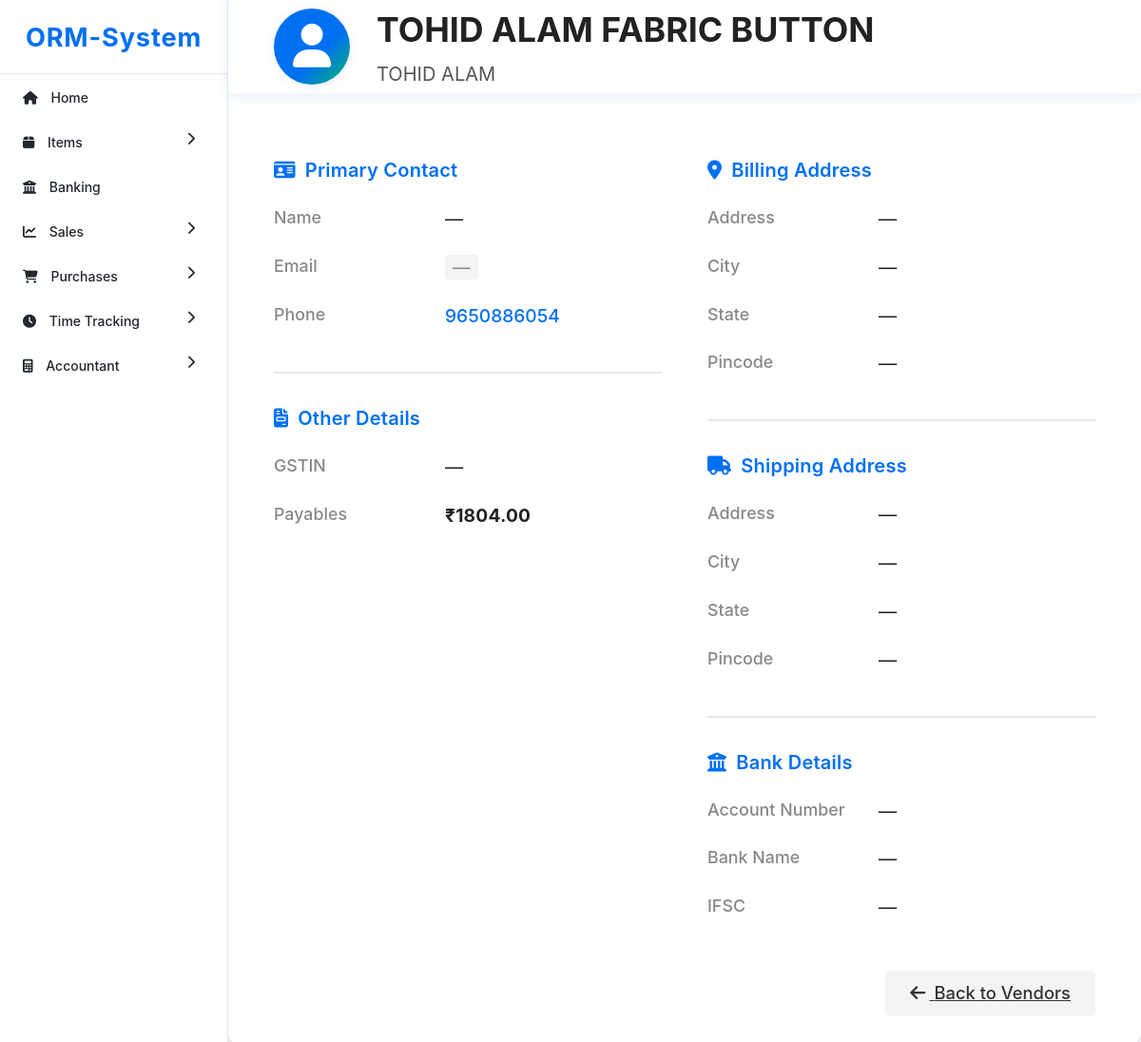
/vendors/1/, run on the app's committed database.
### dashboard/models.py (models this page shows, shortened)
class Vendor(models.Model):
    name = models.CharField(max_length=255)
    company_name = models.CharField(max_length=255)
    email = models.CharField(max_length=50, null=True, blank=True)
    phone = models.CharField(max_length=15, null=True, blank=True)
    state = models.CharField(max_length=20)
    payables = models.IntegerField()
    address = models.TextField(null=True, blank=True)
    primary_contact = models.CharField(max_length=255, null=True, blank=True)
    gstin = models.CharField(max_length=30, null=True, blank=True)
    billing_address = models.TextField(null=True, blank=True)
    billing_city = models.CharField(max_length=100, null=True, blank=True)
    billing_state = models.CharField(max_length=100, null=True, blank=True)
    billing_zip = models.CharField(max_length=20, null=True, blank=True)
    shipping_address = models.TextField(null=True, blank=True)
    shipping_city = models.CharField(max_length=100, null=True, blank=True)
    shipping_state = models.CharField(max_length=100, null=True, blank=True)
    shipping_zip = models.CharField(max_length=20, null=True, blank=True)
    bank_account_number = models.CharField(max_length=50, null=True, blank=True)
    bank_ifsc = models.CharField(max_length=20, null=True, blank=True)
    bank_name = models.CharField(max_length=100, null=True, blank=True)

### dashboard/views.py (the view)
# urls.py: path('vendors/<int:vendor_id>/', views.vendor_detail, name='vendor_detail'),  # Vendor detail page
def vendor_detail(request, vendor_id):
    vendor = get_object_or_404(Vendor, id=vendor_id)
    return render(request, 'dashboard/vendor_detail.html', {'vendor': vendor})

### dashboard/templates/dashboard/vendor_detail.html (shortened to what this page needs)
{% extends 'dashboard/base.html' %}
{% block main_content %}
<div class="vendor-detail-fixed">
    <div class="vendor-header-fixed">
        <div class="vendor-header-inner">
            <div class="vendor-avatar">
                <i class="fas fa-user"></i>
            </div>
            <div>
                <div class="vendor-title">{{ vendor.name }}</div>
                <div class="vendor-company">{{ vendor.company_name|default:'—' }}</div>
            </div>
        </div>
    </div>
    <div class="vendor-detail-scroll">
        <div class="vendor-card">
            <div class="vendor-details-grid">
                <div>
                    <div class="section-title"><i class="fas fa-id-card"></i> Primary Contact</div>
                    <table class="vendor-table">
                        <tr>
                            <th>Name</th>
                            <td>{{ vendor.primary_contact|default:'—' }}</td>
                        </tr>
                        <tr>
                            <th>Email</th>
                            <td>{% if vendor.email %}<a href="mailto:{{ vendor.email }}" class="vendor-contact-link">{{ vendor.email }}</a>{% else %}<span class="badge-muted">—</span>{% endif %}</td>
                        </tr>
                        <tr>
                            <th>Phone</th>
                            <td>{% if vendor.phone %}<a href="tel:{{ vendor.phone }}" class="vendor-contact-link">{{ vendor.phone }}</a>{% else %}<span class="badge-muted">—</span>{% endif %}</td>
                        </tr>
                    </table>
                    <div class="section-divider"></div>
                    <div class="section-title"><i class="fas fa-file-invoice"></i> Other Details</div>
                    <table class="vendor-table">
                        <tr><th>GSTIN</th><td>{{ vendor.gstin|default:'—' }}</td></tr>
                        <tr><th>Payables</th><td class="vendor-payables">₹{{ vendor.payables|floatformat:2 }}</td></tr>
                    </table>
                </div>
                <div>
                    <div class="section-title"><i class="fas fa-map-marker-alt"></i> Billing Address</div>
                    <table class="vendor-table">
                        <tr><th>Address</th><td>{{ vendor.billing_address|default:'—' }}</td></tr>
                        <tr><th>City</th><td>{{ vendor.billing_city|default:'—' }}</td></tr>
                        <tr><th>State</th><td>{{ vendor.billing_state|default:'—' }}</td></tr>
                        <tr><th>Pincode</th><td>{{ vendor.billing_zip|default:'—' }}</td></tr>
                    </table>
                    <div class="section-divider"></div>
                    <div class="section-title"><i class="fas fa-truck"></i> Shipping Address</div>
                    <table class="vendor-table">
                        <tr><th>Address</th><td>{{ vendor.shipping_address|default:'—' }}</td></tr>
                        <tr><th>City</th><td>{{ vendor.shipping_city|default:'—' }}</td></tr>
                        <tr><th>State</th><td>{{ vendor.shipping_state|default:'—' }}</td></tr>
                        <tr><th>Pincode</th><td>{{ vendor.shipping_zip|default:'—' }}</td></tr>
                    </table>
                    <div class="section-divider"></div>
                    <div class="section-title"><i class="fas fa-university"></i> Bank Details</div>
                    <table class="vendor-table">
                        <tr><th>Account Number</th><td>{{ vendor.bank_account_number|default:'—' }}</td></tr>
                        <tr><th>Bank Name</th><td>{{ vendor.bank_name|default:'—' }}</td></tr>
                        <tr><th>IFSC</th><td>{{ vendor.bank_ifsc|default:'—' }}</td></tr>
                    </table>
                </div>
            </div>
            <div class="vendor-actions">
                <a href="{% url 'vendors' %}" class="vendor-back"><i class="fas fa-arrow-left me-1"></i> Back to Vendors</a>
            </div>
        </div>
    </div>
</div>
{% endblock main_content %}

### dashboard/static/css/style.css (style rules this page uses)
body { margin: 0; font-family: Arial, sans-serif; background-color: #f9fafb; }

### dashboard/templates/dashboard/base.html (style rules this page uses)
html, body { font-family: 'Inter', 'Segoe UI', 'Roboto', 'Helvetica Neue', Arial, sans-serif; font-size: 17px; color: #23272f; }
table { font-size: 1.04rem; }

### dashboard/templates/dashboard/vendor_detail.html (style rules this page uses)
html, body { height: 100%; overflow: hidden; margin: 0; padding: 0; }
.vendor-detail-fixed { height: 100vh; display: flex; flex-direction: column; margin: 0; padding: 0; }
.vendor-header-fixed { background: #fff; z-index: 10; box-shadow: 0 2px 12px #0070f31a; padding: 0 0 0 0; margin: 0; position: relative; }
.vendor-header-inner { display: flex; align-items: center; gap: 28px; min-height: 100px; padding: 0 48px; border-radius: 0; margin: 0; border-bottom: 2px solid #f4f6fa; }
.vendor-avatar { width: 80px; height: 80px; border-radius: 50%; background: linear-gradient(135deg, #0070f3 60%, #00b96b 100%); display: flex; align-items: center; justify-content: center; color: #fff; font-size: 2.7rem; font-weight: 700; box-shadow: 0 2px 12px #0070f31a; }
.vendor-title { font-size: 2.1rem; font-weight: 700; margin-bottom: 4px; color: #222; }
.vendor-company { color: #555; font-size: 1.18rem; font-weight: 400; }
.vendor-detail-scroll { flex: 1 1 auto; overflow-y: auto; background: #f4f6fa; display: flex; justify-content: center; align-items: flex-start; margin: 0; padding: 0; }
.vendor-card { background: #fff; border-radius: 0 0 16px 16px; box-shadow: 0 4px 32px rgba(0,0,0,0.10); padding: 32px 48px 32px 48px; max-width: 1100px; margin: 0; position: relative; width: 100%; min-height: 80vh; display: flex; flex-direction: column; gap: 0; }
.section-title { font-size: 1.18rem; font-weight: 600; color: #0070f3; margin-top: 32px; margin-bottom: 10px; letter-spacing: 0.01em; display: flex; align-items: center; gap: 10px; }
.vendor-table { width: 100%; margin-top: 0; margin-bottom: 0; border-collapse: separate; border-spacing: 0 2px; }
.vendor-table th { width: 180px; color: #888; font-weight: 500; background: none; border: none; padding: 10px 0 10px 0; vertical-align: top; font-size: 1.05rem; }
.vendor-table td { background: none; border: none; padding: 10px 0 10px 0; font-size: 1.13rem; vertical-align: top; color: #222; }
.vendor-actions { margin-top: 40px; display: flex; gap: 16px; justify-content: flex-end; }
.vendor-back { background: #f3f4f6; color: #333; border: none; border-radius: 6px; padding: 10px 26px; font-weight: 500; font-size: 1.08rem; transition: background 0.2s; }
.vendor-payables { font-size: 1.25rem; font-weight: 700; color: #00b96b; letter-spacing: 0.01em; }
.vendor-contact-link { color: #0070f3; text-decoration: none; font-weight: 500; }
.badge-muted { background: #f3f4f6; color: #888; border-radius: 4px; padding: 2px 8px; font-size: 0.97em; font-weight: 400; }
.section-divider { border-top: 2px solid #e5e7eb; margin: 32px 0 18px 0; }
.vendor-details-grid { display: grid; grid-template-columns: 1fr 1fr; gap: 0 48px; }

### data on the page
Vendor: name "TOHID ALAM FABRIC BUTTON", company_name "TOHID ALAM", primary_contact "—", phone "9650886054", gstin "—", payables "1804.00", billing_address "—", billing_city "—", billing_state "—", billing_zip "—", shipping_address "—", shipping_city "—", shipping_state "—", shipping_zip "—", bank_account_number "—", bank_name "—", bank_ifsc "—"
